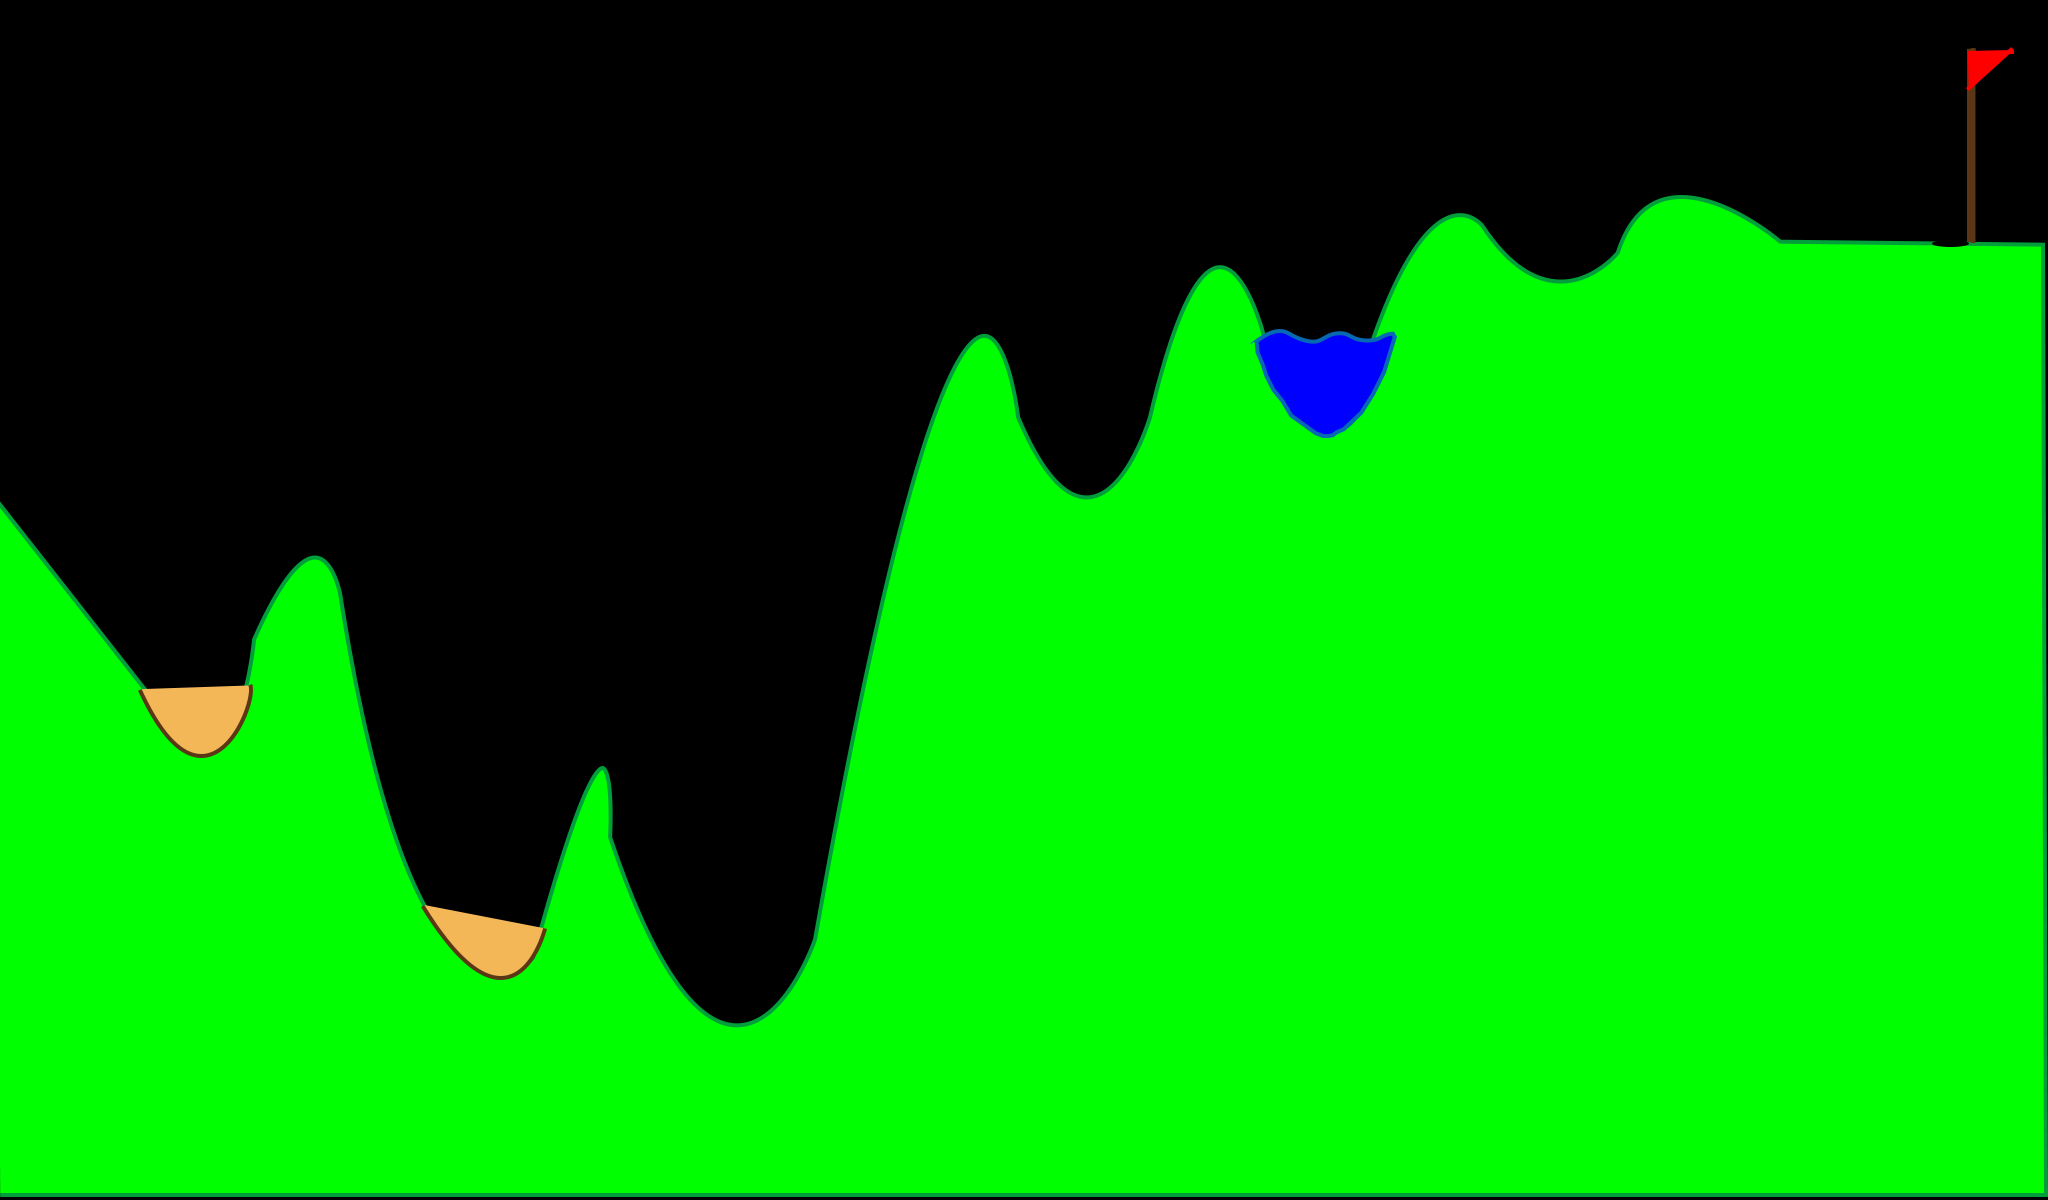

This is a level from a 2D game, rendered from its Tiled map with the project's own tilesets. A one-line summary and the map file follow, with tile-layer data summarised:
An orthogonal 64x30 tile map with 32x40 px tiles, 1 tile layer (Capa de Patrones 1) and 10 objects.

<map version="1.0" orientation="orthogonal" renderorder="right-down" width="64" height="30" tilewidth="32" tileheight="40" nextobjectid="23">
 <tileset firstgid="1" name="Mapa x" tilewidth="32" tileheight="40" tilecount="1920" columns="64">
  <image source="Fondo9.png" width="2048" height="1200" />
 </tileset>
 <layer name="Capa de Patrones 1" width="64" height="30">
  <data>[1920 cells, 1920 non-empty, 1920 distinct tile ids]</data>
 </layer>
 <objectgroup name="objetos">
  <object id="2" x="145" y="686">
   <properties>
    <property name="rozamiento" value="0.60" />
   </properties>
   <polyline points="0,0 -145,-184.333" />
  </object>
  <object id="4" x="145.333" y="687.667">
   <properties>
    <property name="rozamiento" type="float" value="0.80000000000000004" />
   </properties>
   <polyline points="0,0 100,-2.66667" />
  </object>
  <object id="5" x="244" y="684.667">
   <properties>
    <property name="rozamiento" value="0.60" />
   </properties>
   <polyline points="0,0 7,-45.6667 14.3333,-61 24.6667,-79.3333 33.3333,-94.6667 39,-105 45.3333,-112.667 60.3333,-126.333 69,-130.333 75.3333,-129.333 84.3333,-123.667 92.6667,-110.667 100.333,-82.6667 102.333,-60.6667 113,-5.66667 120.333,29.6667 126.333,56 144,124 156.333,161.667 167.333,187.667 180,216 181.667,219.333" />
  </object>
  <object id="8" x="425.333" y="904.333">
   <properties>
    <property name="rozamiento" value="1" />
   </properties>
   <polyline points="0,0 114.667,22" />
  </object>
  <object id="14" x="539.75" y="925.75">
   <properties>
    <property name="rozamiento" value="0.6" />
   </properties>
   <polyline points="0,0 19.5,-67.25 35.25,-113 48.5,-144.25 54.25,-153.25 58,-157.5 60.75,-159.5 63.25,-160 63.75,-160 66,-158.25 68.5,-154 72,-141.75 72.5,-87.5 87.5,-46 102.5,-9.25 112.5,12 124.25,33.25 135.25,51.75 146.75,66.25 157,77.75 167.75,87 178.5,92.75 188,96.25 196,97.25 205.25,96.75 217.5,92.5 221,90 233,81 240.25,73 247.25,64.25 262,39 269.5,23.25 272.5,14.25 284,-49.25 308.75,-174.75 333.25,-292.75 363.5,-418.5 394.75,-516.25 402,-536.75 407,-547 418.25,-568.75 422.5,-575.75 429.25,-583.75 436,-589.25 440.25,-591.25 444.25,-592 449.5,-592 454.25,-587.5 461,-579.75 467.75,-566 471.75,-553.25 476,-534.25 480,-514.25 480.25,-509.5 484,-501 495,-478.75 500.75,-468.25 504.75,-462 510,-455.25 514,-450.25 518,-445 523.5,-440.25 528.25,-437 535.5,-433.25 540.75,-431 555.25,-431.5 563.5,-435 569.75,-440 575.75,-446.5 584.5,-458 593.75,-473 595,-477 598.25,-483.25 604.75,-500.5 610,-516.5 616.25,-541 618.25,-549 631,-591.5 643.25,-622.5 649.5,-632.5 656,-644.25 660.5,-650 669.25,-658 674.25,-660.5 684.25,-660.5 689.5,-658.25 694.5,-654.75 702.25,-646.5 706.75,-639.5 715.75,-622 724.75,-595.25 727.5,-588 737.75,-568.25 746.75,-552.5 754.5,-539.5 761,-528.75 768,-520 777,-509.25 786.5,-502.75 792,-500 797.5,-498.5 803,-499.75 807.5,-502.25 812.25,-507 816.25,-514 821.75,-529 828,-561.75 830.25,-585.5 836,-600.5 839.5,-610.75 848.75,-634 854.75,-646.5 863.25,-661.75 869.5,-673 879,-686.25 886.75,-695.25 895.5,-703 906,-709.75 910,-710.75 913,-712.25 920.75,-712.75 926.25,-712.25 931.75,-710.75 936.5,-708.5 943,-703 951.5,-690.75 960.75,-679.25 975,-665.25 986.75,-656.25 1006.5,-647.75 1012.25,-646.75 1030.75,-646.75 1034.25,-648.25 1041.5,-650.25 1054,-656 1063.5,-662.75 1074.75,-673 1076.75,-675 1078,-677.25 1080,-684.25 1082.25,-689.75 1085.5,-697 1091.5,-705 1097.5,-712.75 1102.75,-718 1108.75,-721.75 1114,-725 1118,-727.25 1124,-729 1130.5,-730.75 1150.5,-730.75 1157,-729.5 1176.5,-724.75 1196.5,-716.25 1221.25,-701 1236.25,-690.75 1242.25,-686.5 1244.25,-685.75 1394,-685.25" />
  </object>
  <object id="16" x="1934.75" y="240.25">
   <properties>
    <property name="hoyo" value="0.0" />
   </properties>
   <polyline points="0,0 1.75,0.25 -2.25,2 -2.5,3.5 -2,4.75 1,5.5 5,6.25 7.75,6.25 23.75,6 29.5,5.75 33.25,4.25 33.75,2.75 30.5,1.5 28.75,1 31.25,1" />
  </object>
  <object id="17" x="1963.75" y="241.25">
   <properties>
    <property name="rozamiento " value="0.60" />
   </properties>
   <polyline points="0,0 52.75,0.5 80.25,1 83.75,1" />
  </object>
  <object id="20" x="736" y="1012">
   <properties>
    <property name="pelota" value="0.0" />
   </properties>
   <ellipse />
  </object>
  <object id="21" x="1251" y="343">
   <properties>
    <property name="agua" type="float" value="0" />
   </properties>
   <polyline points="0,0 135,1" />
  </object>
  <object id="22" x="0" y="508">
   <properties>
    <property name="rozamiento" type="float" value="0" />
   </properties>
   <polyline points="0,0 -8,-1052 2112,-1048 2060,-520 2048,-272" />
  </object>
 </objectgroup>
</map>
